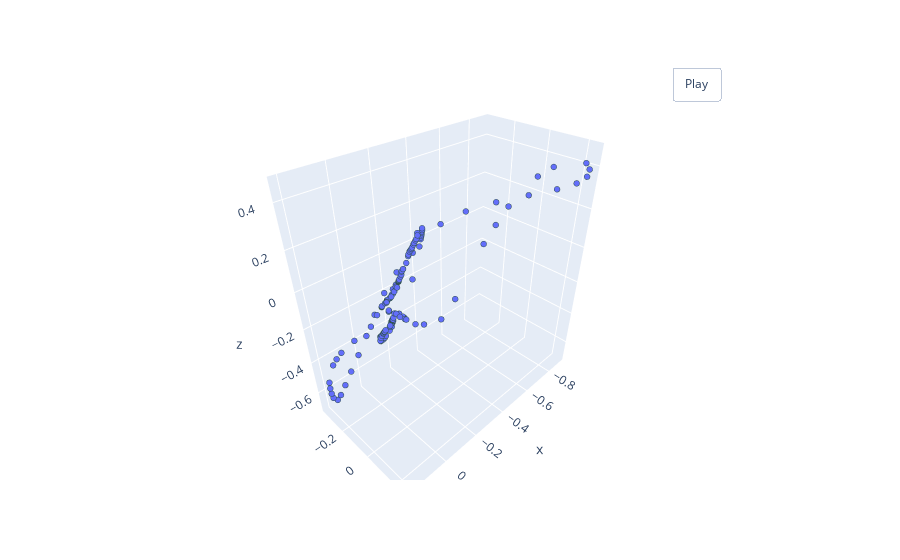

Notebook code for this chart:
### Markdown cell above
Пример с семплированием c весами (делает шанс выбора точек более удаленных от начала координат более высоким):

### Code cell
sampled_point_cloud = PointSampler_weighted(150)(norm_pointcloud)
pcshow(*sampled_point_cloud.T)

### Figure 1 — Plotly figure (JSON) as saved in the notebook; plotly's stock layout.template omitted (floating-point values rounded to 4 significant figures; data arrays with more than 128 entries replaced by an {"elided": "..."} marker saying what was removed)
{"data": [{"marker": {"line": {"color": "DarkSlateGrey", "width": 2}, "size": 2}, "mode": "markers", "type": "scatter3d", "x": {"elided": "150 float values"}, "y": {"elided": "150 float values"}, "z": {"elided": "150 float values"}}], "layout": {"updatemenus": [{"buttons": [{"args": [null, {"frame": {"duration": 50, "redraw": true}, "fromcurrent": true, "mode": "immediate", "transition": {"duration": 0}}], "label": "Play", "method": "animate"}], "pad": {"r": 10, "t": 45}, "showactive": false, "type": "buttons", "x": 0.8, "xanchor": "left", "y": 1, "yanchor": "bottom"}]}}
